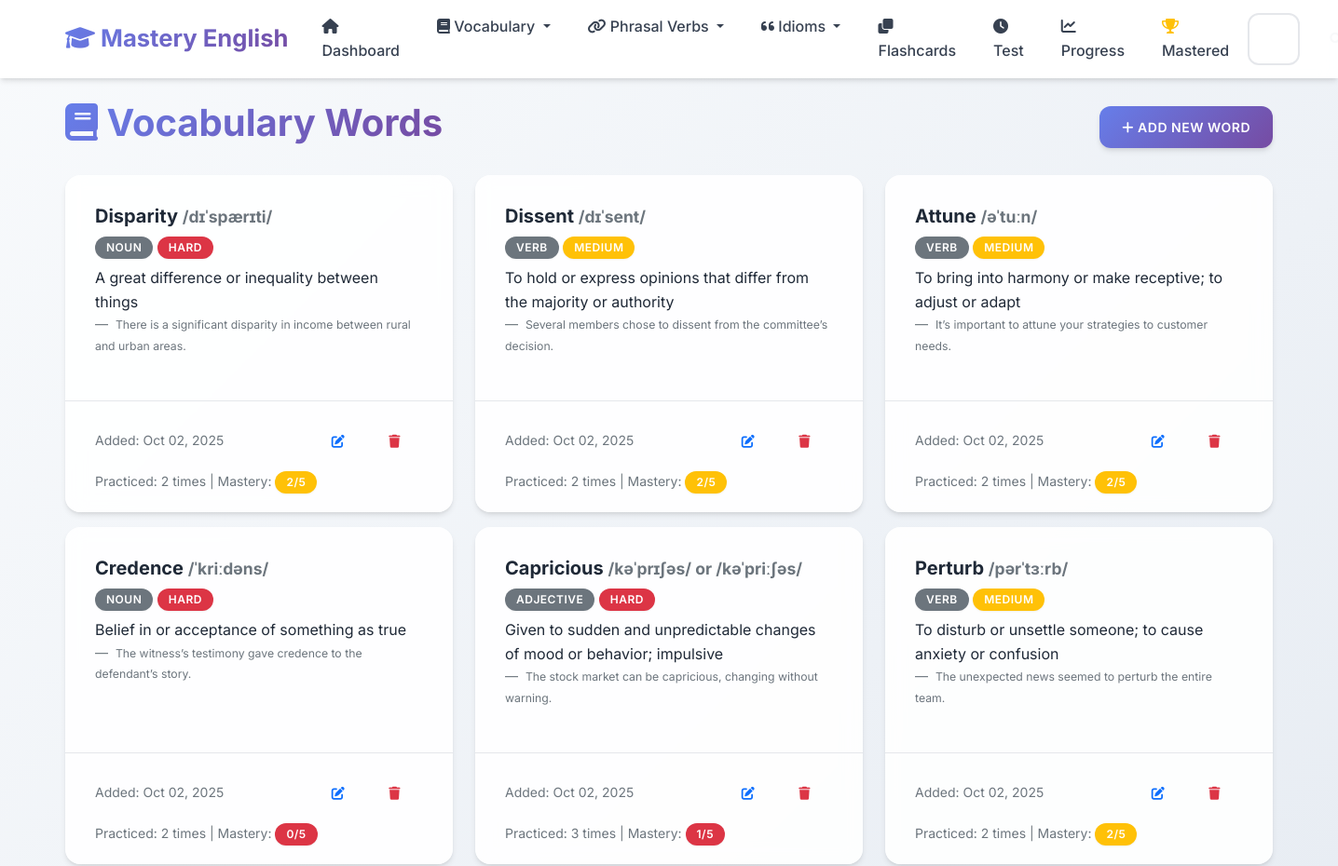
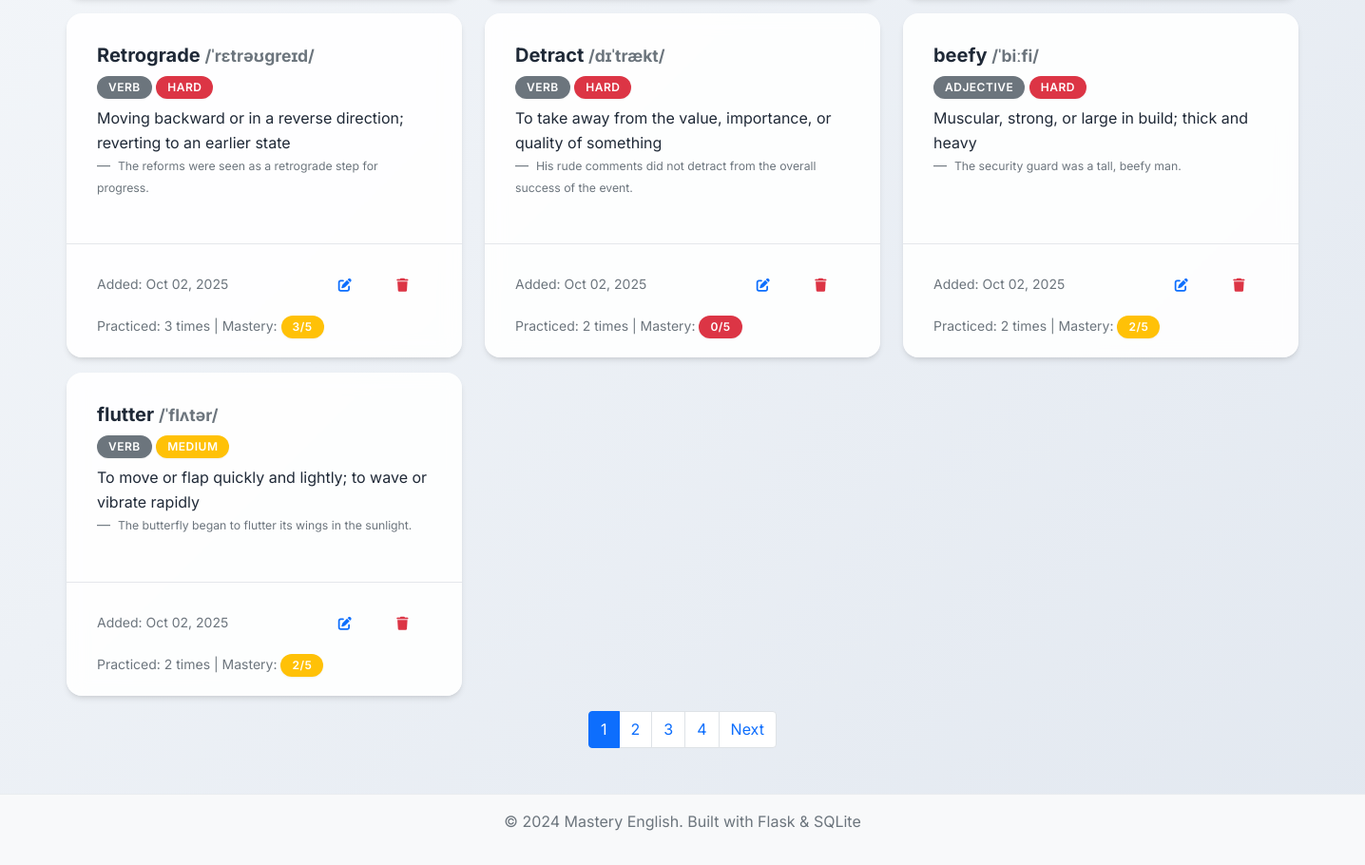
Page /vocabulary on the earlier database version (2 pictures, top to bottom).
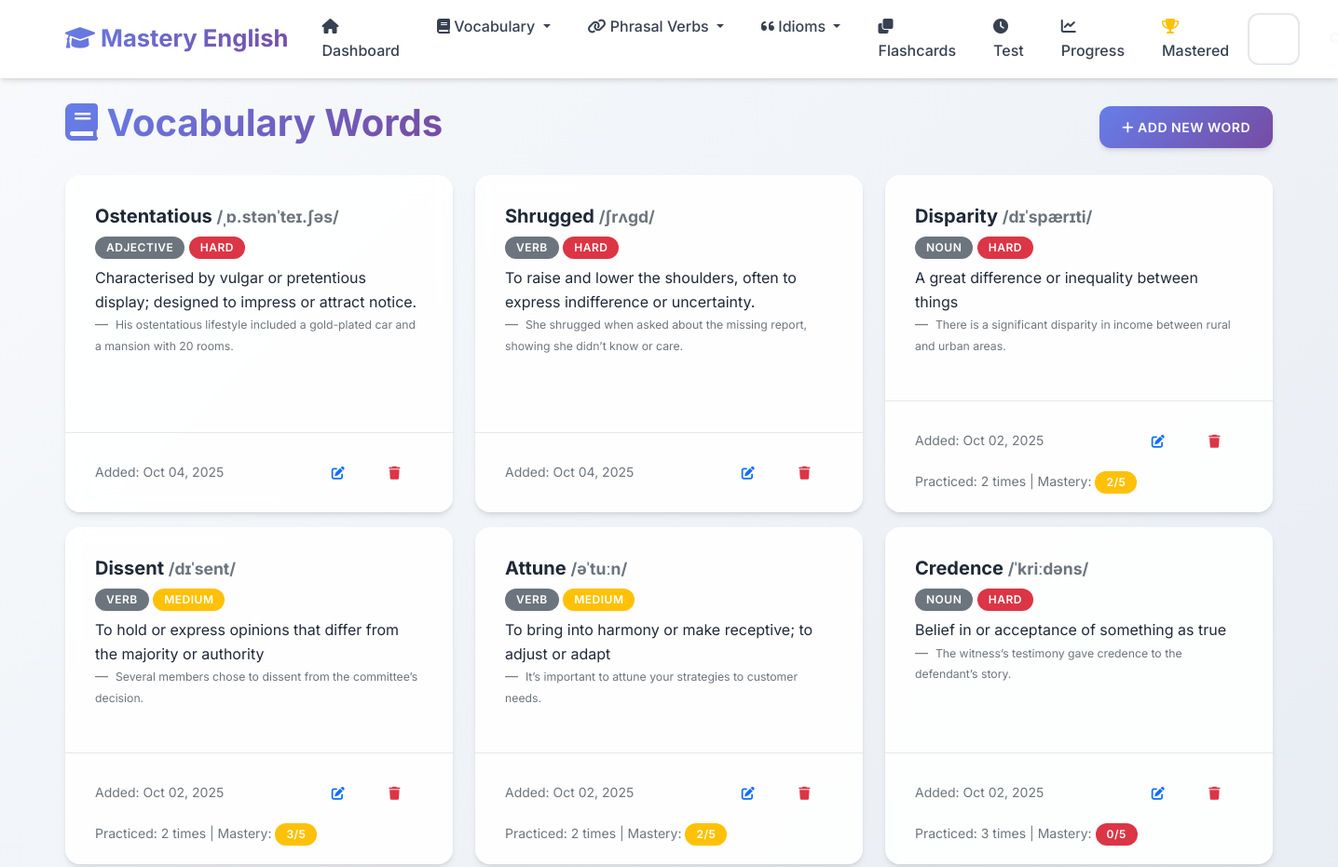
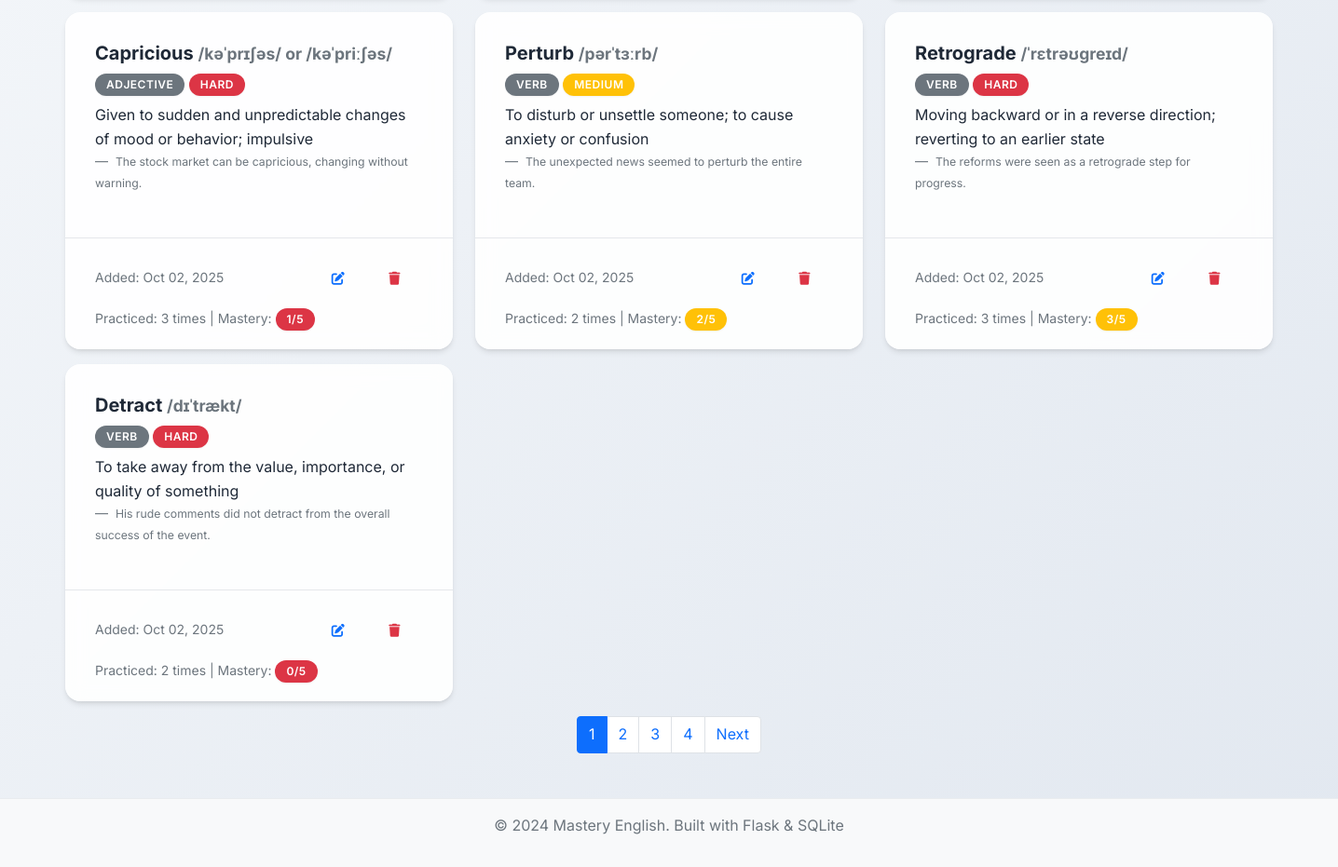
Same page on the later database version (2 pictures, top to bottom).
### app.py (models this page shows, shortened)
class VocabularyWord(db.Model):
    __tablename__ = 'vocabulary_words'
    id = db.Column(db.Integer, primary_key=True)
    word = db.Column(db.String(100), nullable=False)
    definition = db.Column(db.Text, nullable=False)
    example_sentence = db.Column(db.Text)
    pronunciation = db.Column(db.String(100))
    part_of_speech = db.Column(db.String(50))
    difficulty_level = db.Column(db.String(20), default='medium')
    date_added = db.Column(db.DateTime, default=datetime.utcnow)
    times_practiced = db.Column(db.Integer, default=0)
    last_practiced = db.Column(db.DateTime)
    mastery_level = db.Column(db.Integer, default=0)

### app.py (the view)
@app.route('/vocabulary')
def vocabulary_list():
    page = request.args.get('page', 1, type=int)
    words = VocabularyWord.query.order_by(VocabularyWord.date_added.desc()).paginate(
        page=page, per_page=10, error_out=False)
    return render_template('vocabulary_list.html', words=words)

### templates/vocabulary_list.html (shortened to what the changed rows need)
{% extends "base.html" %}
{% block content %}
<div class="row">
    <div class="col-12">
        <div class="d-flex justify-content-between align-items-center mb-4">
            <h1>
                <i class="fas fa-book"></i> Vocabulary Words
            </h1>
        </div>
    </div>
</div>
{% if words.items %}
    <div class="row">
        {% for word in words.items %}
            <div class="col-md-6 col-lg-4 mb-3">
                <div class="card h-100">
                    <div class="card-body">
                        <h5 class="card-title">
                            {{ word.word }}
                            {% if word.pronunciation %}
                                <small class="text-muted">{{ word.pronunciation }}</small>
                            {% endif %}
                        </h5>
                        {% if word.part_of_speech %}
                            <span class="badge bg-secondary mb-2">{{ word.part_of_speech }}</span>
                        {% endif %}
                        <span class="badge bg-{% if word.difficulty_level == 'easy' %}success{% elif word.difficulty_level == 'hard' %}danger{% else %}warning{% endif %} mb-2">
                            {{ word.difficulty_level.title() }}
                        </span>
                        <p class="card-text">{{ word.definition }}</p>
                        {% if word.example_sentence %}
                            <blockquote class="blockquote-footer">
                                <small>{{ word.example_sentence }}</small>
                            </blockquote>
                        {% endif %}
                    </div>
                    <div class="card-footer bg-transparent">
                        <div class="d-flex justify-content-between align-items-center">
                            <small class="text-muted">
                                Added: {{ word.date_added.strftime('%b %d, %Y') }}
                            </small>
                            <div class="btn-group" role="group">
                                <a href="{{ url_for('edit_vocabulary', id=word.id) }}" class="btn btn-sm btn-outline-primary">
                                    <i class="fas fa-edit"></i>
                                </a>
                                <button type="button" class="btn btn-sm btn-outline-danger" onclick="confirmDelete('{{ word.word }}', '{{ url_for('delete_vocabulary', id=word.id) }}')">
                                    <i class="fas fa-trash"></i>
                                </button>
                            </div>
                        </div>
                        {% if word.times_practiced > 0 %}
                            <div class="mt-2">
                                <small class="text-muted">
                                    Practiced: {{ word.times_practiced }} times
                                    | Mastery:
                                    <span class="badge bg-{% if word.mastery_level >= 4 %}success{% elif word.mastery_level >= 2 %}warning{% else %}danger{% endif %}">
                                        {{ word.mastery_level }}/5
                                    </span>
                                </small>
                            </div>
                        {% endif %}
                    </div>
                </div>
            </div>
        {% endfor %}
    </div>
    {% if words.pages > 1 %}
        <nav aria-label="Page navigation">
            <ul class="pagination justify-content-center">
                {% for page_num in words.iter_pages() %}
                    {% if page_num %}
                        {% if page_num != words.page %}
                            <li class="page-item">
                                <a class="page-link" href="{{ url_for('vocabulary_list', page=page_num) }}">{{ page_num }}</a>
                            </li>
                        {% else %}
                            <li class="page-item active">
                                <span class="page-link">{{ page_num }}</span>
                            </li>
                        {% endif %}
                    {% else %}
                        <li class="page-item disabled">
                            <span class="page-link">...</span>
                        </li>
                    {% endif %}
                {% endfor %}
            </ul>
        </nav>
    {% endif %}
{% endif %}
{% endblock %}

Differences in the rows shown:
no longer on this page (row edited): VocabularyWord: word "beefy", pronunciation "/ˈbiːfi/", part_of_speech "ADJECTIVE", difficulty_level "HARD", definition "Muscular, strong, or large in build; thick and heavy", example_sentence "The security guard was a tall, beefy man.", date_added "Oct 02, 2025", times_practiced "2", mastery_level "2"
no longer on this page (row unchanged): VocabularyWord: word "flutter", pronunciation "/ˈflʌtər/", part_of_speech "VERB", difficulty_level "MEDIUM", definition "To move or flap quickly and lightly; to wave or vibrate rapidly", example_sentence "The butterfly began to flutter its wings in the sunlight.", date_added "Oct 02, 2025", times_practiced "2", mastery_level "2"
added VocabularyWord: word "Ostentatious", pronunciation "/ˌɒ.stənˈteɪ.ʃəs/", part_of_speech "ADJECTIVE", difficulty_level "HARD", definition "Characterised by vulgar or pretentious display; designed to impress or attract notice.", example_sentence "His ostentatious lifestyle included a gold-plated car and a mansion with 20 rooms.", date_added "Oct 04, 2025"
added VocabularyWord: word "Shrugged", pronunciation "/ʃrʌɡd/", part_of_speech "VERB", difficulty_level "HARD", definition "To raise and lower the shoulders, often to express indifference or uncertainty.", example_sentence "She shrugged when asked about the missing report, showing she didn’t know or care.", date_added "Oct 04, 2025"
changed VocabularyWord "Dissent": mastery_level "2" → "3"
changed VocabularyWord "Credence": times_practiced "2" → "3"
